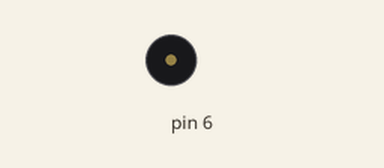
This sketch was run on a simulated Arduino Leonardo, built with avr-gcc and run on an emulated ATmega32U4. On the bench: buzzer (waves = sounding).

Above: at 0.6 s.
At 4.5 s:
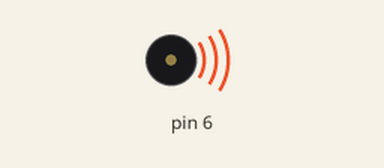
Timing chart, 0 to 5.1 s (numbered marks = the images above):
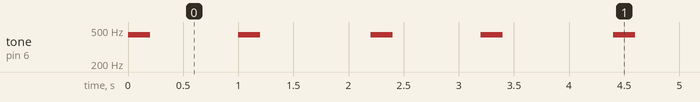

The sketch:

lesson02.ino
```cpp
/* This example uses the Zumo32U4PrimeBuzzer class to play a
series of notes on the buzzer.

This example demonstrates the use of the playFrequency(),
playNote().

This example also shows how to use the stopPlaying() function to
stop the buzzer, and it shows how to use the isPlaying() function
to tell whether the buzzer is still playing or not. */

#include <Wire.h>
#include <Zumo32U4.h>

Zumo32U4Buzzer buzzer;

void setup()
{
}

void loop()
{
  // Start playing a tone with frequency 440 Hz at maximum
  // volume (15) for 200 milliseconds.
  buzzer.playFrequency(440, 200, 15);

  // Delay to give the tone time to finish.
  delay(1000);

  // Start playing note A in octave 4 at maximum volume
  // volume (15) for 2000 milliseconds.
  buzzer.playNote(NOTE_A(4), 2000, 15);

  // Wait for 200 ms and stop playing note.
  delay(200);
  buzzer.stopPlaying();


  delay(1000);
}
```

Measured:
- by itself, tone on pin 6: repeats every 2.2 s: silent 0.80 s, 440 Hz 0.20 s, silent 1.0 s, 440 Hz 0.20 s
